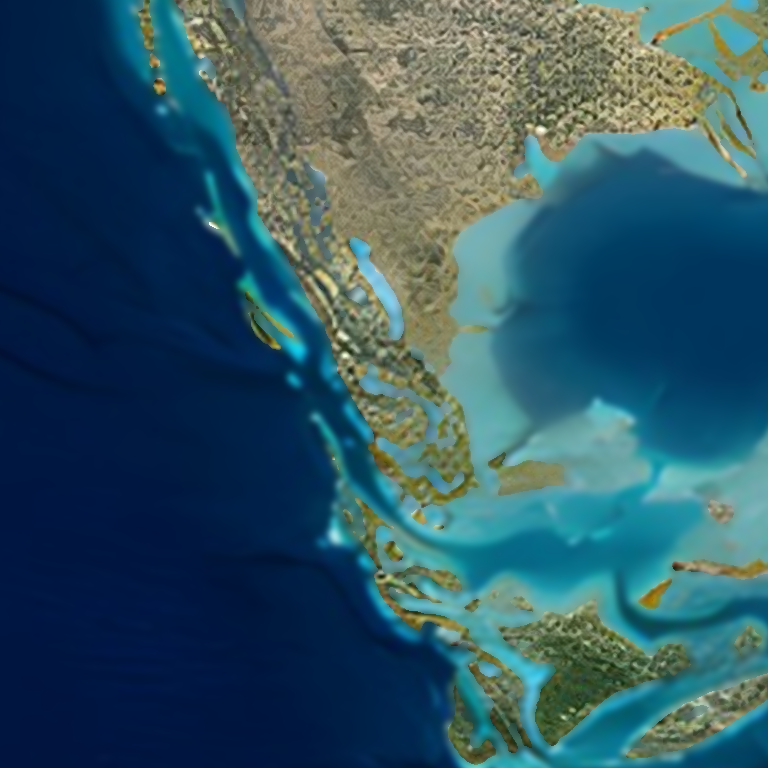
#> input picture texture_hybrid8k/impact-input.png, 768 x 768 px, given in place of impact-input.png.png, which was not available
$ python -i derive_maps.py   (imports and definitions only)   (older library calls are emulated)
#> lines starting #> are read from the running program, lines starting #| are printed output that depends on the picture; pictures that were not available may be replaced by others from this repository, and a replacement may not be noted
"""Derive aligned material maps from the three impact-first albedo images.

These are synthetic artistic material maps, not survey elevation or bathymetry.
Every output keeps the source image's exact dimensions and pixel registration.
"""
from pathlib import Path
import hashlib
import json
import sys

ROOT = Path(__file__).resolve().parent
sys.path.insert(0, str(ROOT.parents[1] / '.cache/texture-stitch-deps'))
import cv2
import numpy as np


def smoothstep(lo, hi, value):
    x = np.clip((value-lo)/(hi-lo), 0, 1)
    return x*x*(3-2*x)


def make_maps(name):
#> called with name = '../../texture_hybrid8k/impact-input.png'
    albedo = cv2.imread(str(ROOT / f'{name}.png'), cv2.IMREAD_COLOR)
#> albedo is the input picture: shape (768, 768, 3); mean B, G, R 100, 86.2, 48.5
    if albedo is None:
        raise FileNotFoundError(name)
    rgb = cv2.cvtColor(albedo, cv2.COLOR_BGR2RGB).astype(np.float32) / 255
    hsv = cv2.cvtColor(albedo, cv2.COLOR_BGR2HSV).astype(np.float32)
    r, g, b = rgb[..., 0], rgb[..., 1], rgb[..., 2]
    # Blue/cyan dominance identifies deep and shallow water while pale dry
    # land stays land. Blur gives shore pixels an honest intermediate value.
    cyan = np.minimum(g-r, b-r)
    blue = b-r
    water = np.maximum(smoothstep(0.035, 0.14, cyan), smoothstep(0.12, 0.32, blue))
    water *= 0.86 + 0.14 * smoothstep(30, 150, hsv[..., 1])
#> water: shape (768, 768) float32; min 0, max 1, mean 0.663
    water = cv2.GaussianBlur(water, (0, 0), 1.2)
    water = np.clip(water, 0, 1)
    land = 1-water
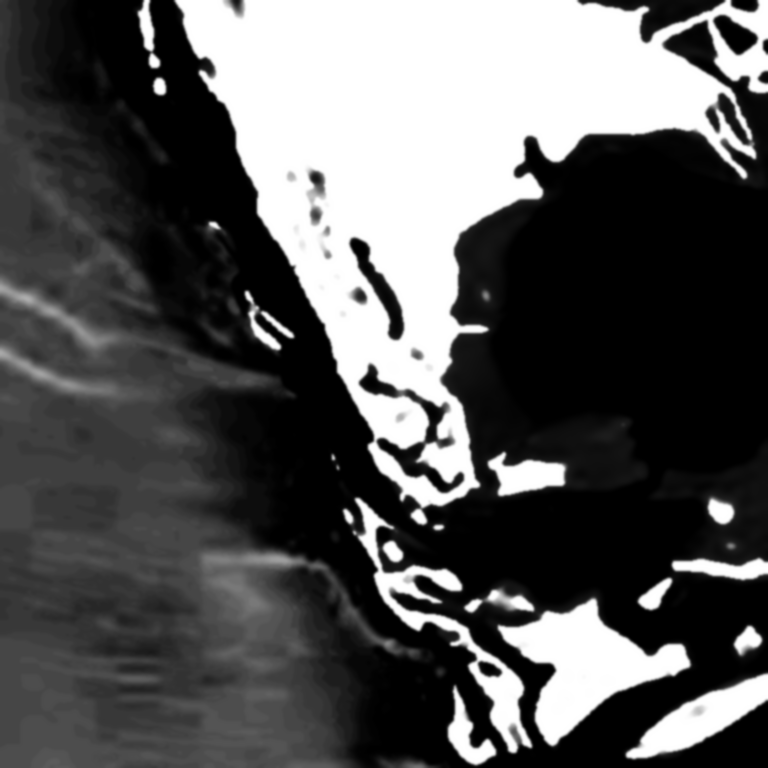
#> land: shape (768, 768) float32; min 0, max 1, mean 0.337

    lum = cv2.cvtColor(albedo, cv2.COLOR_BGR2GRAY).astype(np.float32)/255
    coarse = cv2.GaussianBlur(lum, (0, 0), max(4, min(albedo.shape[:2]) / 38))
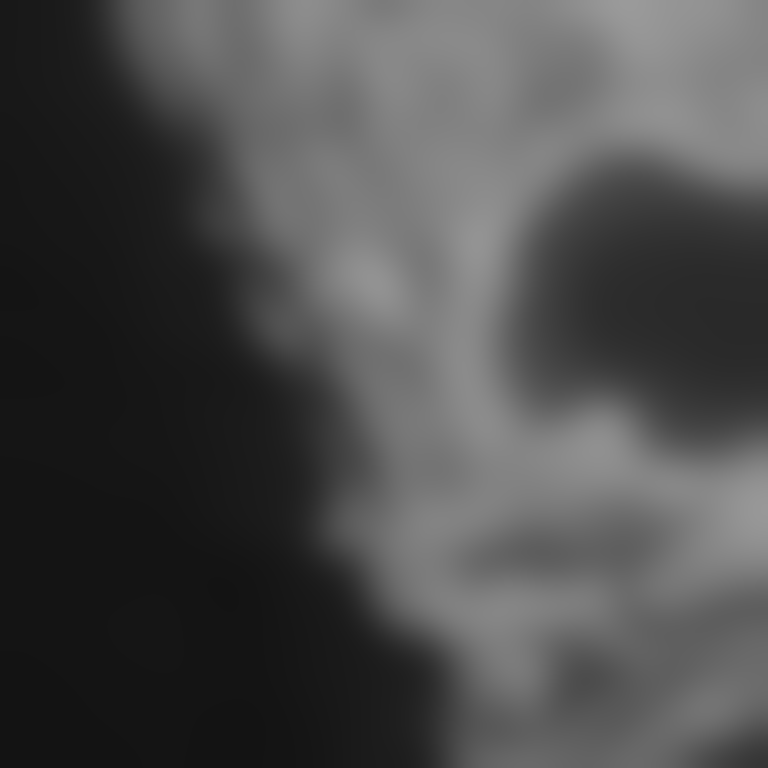
#> coarse: shape (768, 768) float32; min 0.0749, max 0.606, mean 0.3
    detail = np.abs(lum-cv2.GaussianBlur(lum, (0, 0), 1.25))
    edge = np.sqrt(cv2.Sobel(lum, cv2.CV_32F, 1, 0, ksize=3)**2 +
                   cv2.Sobel(lum, cv2.CV_32F, 0, 1, ksize=3)**2)
    # Synthetic land-only relief: broad brightness variation supplies slopes,
    # fine grain supplies only modest local relief; open water stays flat.
    height = land * np.clip(0.14 + 0.64*coarse + 0.55*detail + 0.22*edge, 0, 1)
    height = cv2.GaussianBlur(height, (0, 0), 0.55)
    height16 = np.round(height*65535).astype(np.uint16)
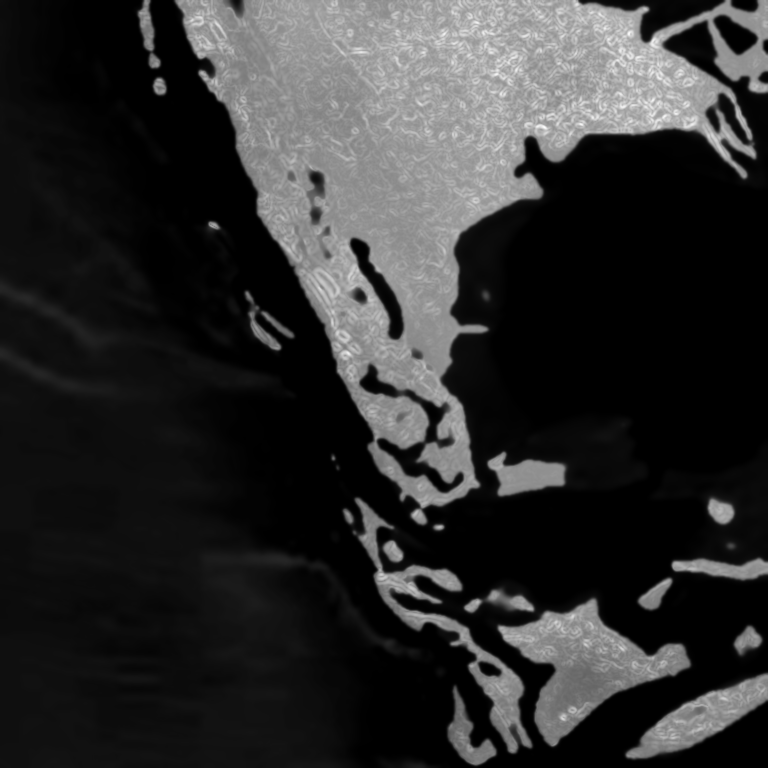
#> height16: shape (768, 768) uint16; min 0, max 56003, mean 10030.9; drawn with min black and max white
    dx = cv2.Sobel(height, cv2.CV_32F, 1, 0, ksize=3)
    dy = cv2.Sobel(height, cv2.CV_32F, 0, 1, ksize=3)
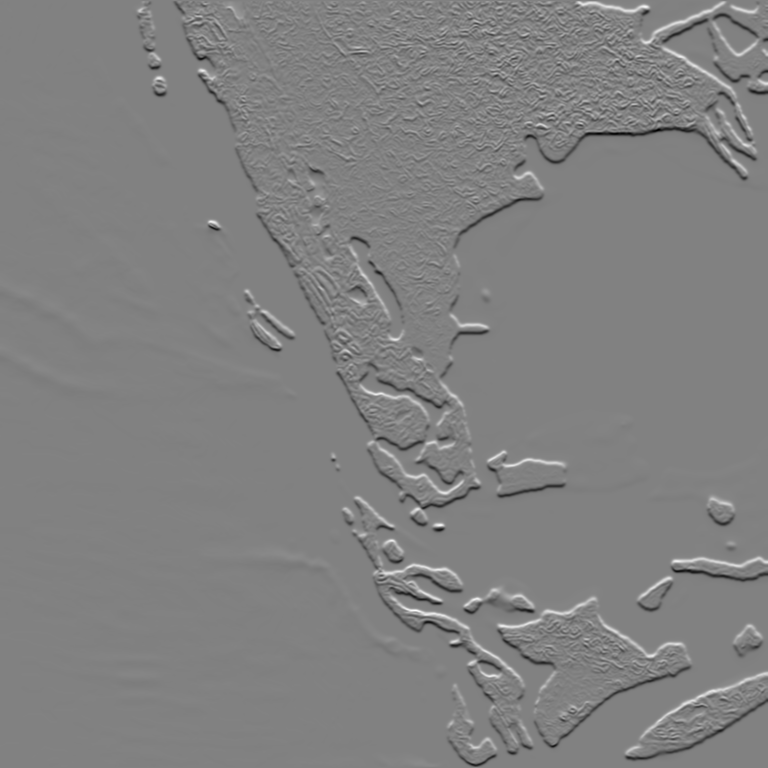
#> dy: shape (768, 768) float32; min -1.6, max 1.56, mean -0.00276; drawn with min black and max white
    normal = np.dstack((-dx*7.5, -dy*7.5, np.ones_like(height)))
    normal /= np.maximum(np.linalg.norm(normal, axis=2, keepdims=True), 1e-6)
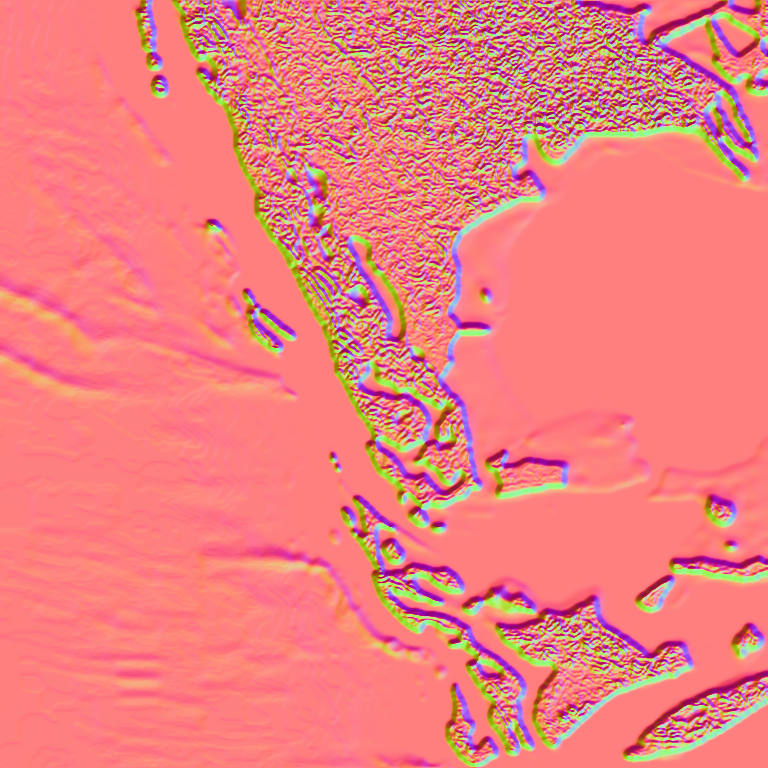
#> normal: shape (768, 768, 3) float32; mean of channels 0, 1, 2 0.00197, 0.00505, 0.876; drawn with min black and max white
    normal = np.round((normal*0.5+0.5)*255).astype(np.uint8)
    normal = cv2.cvtColor(normal, cv2.COLOR_RGB2BGR)

    # Water is smooth; sandy shelves and textured land scatter more light.
    shore = 4*water*(1-water)
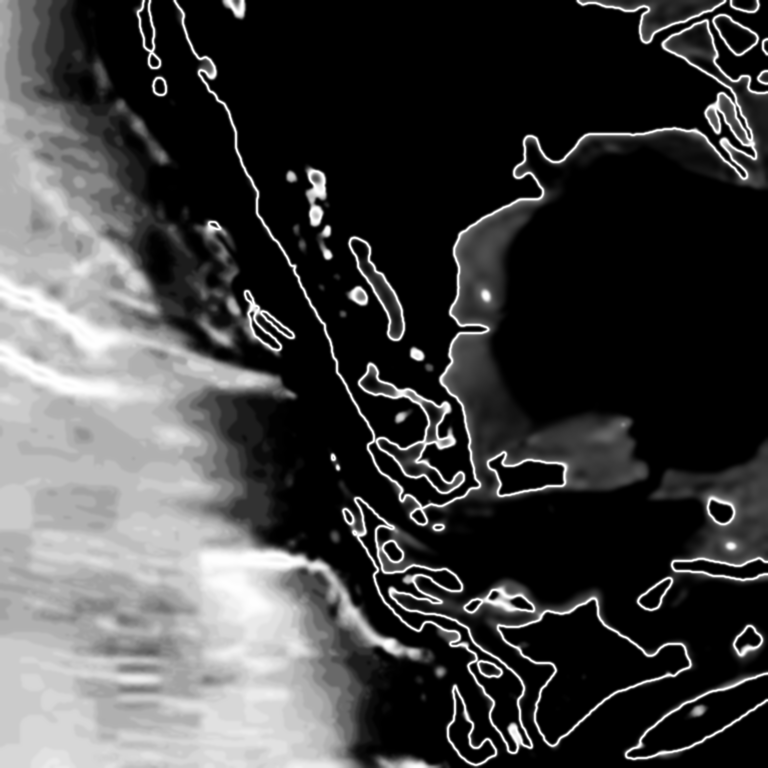
#> shore: shape (768, 768) float32; min 0, max 1, mean 0.258
    roughness = np.clip(0.08*water + land*(0.68 + 0.23*detail + 0.14*edge) + 0.26*shore, 0, 1)
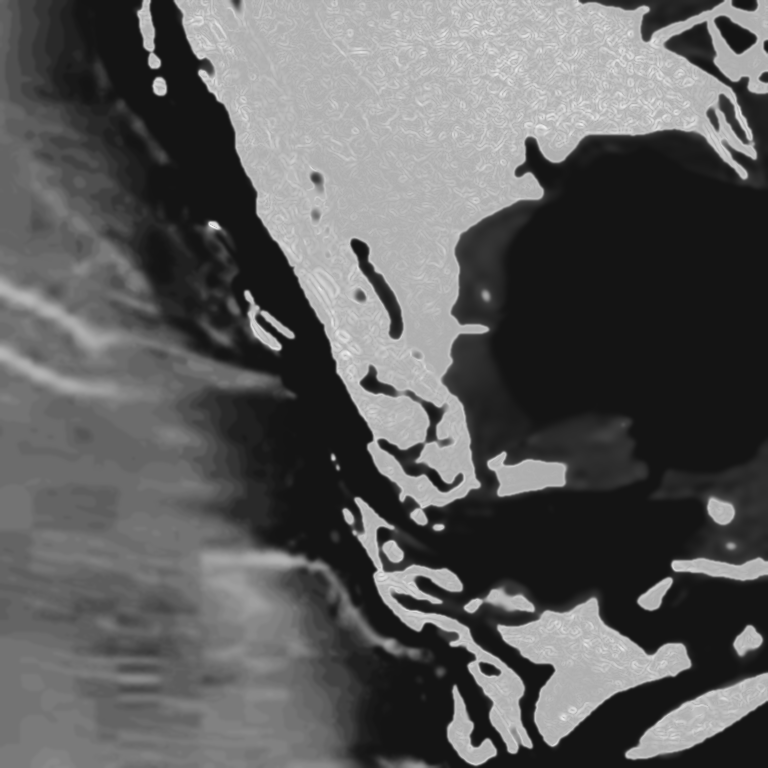
#> roughness: shape (768, 768) float32; min 0.08, max 0.969, mean 0.362
    roughness8 = np.round(roughness*255).astype(np.uint8)
    out = ROOT / 'maps'
    out.mkdir(exist_ok=True)
    cv2.imwrite(str(out / f'{name}-water.png'), np.round(water*255).astype(np.uint8))
    cv2.imwrite(str(out / f'{name}-roughness.png'), roughness8)
    cv2.imwrite(str(out / f'{name}-height.png'), height16)
    cv2.imwrite(str(out / f'{name}-normal.png'), normal)
    return {
        'name': name, 'size': [int(albedo.shape[1]), int(albedo.shape[0])],
        'water_fraction': float(np.mean(water > 0.5)),
        'height_range': [int(height16.min()), int(height16.max())],
        'roughness_range': [int(roughness8.min()), int(roughness8.max())]
    }


# [9 lines not run here, left out]

>>> result = make_maps('../../texture_hybrid8k/impact-input.png')
#> result = {'name': '../../texture_hybrid8k/impact-input.png', 'size': [768, 768], 'water_fraction': 0.733, 'height_range': [0, 56003], 'roughness_range': [20, 247]}

$ run again, on texture_hybrid8k/impact-generated.png
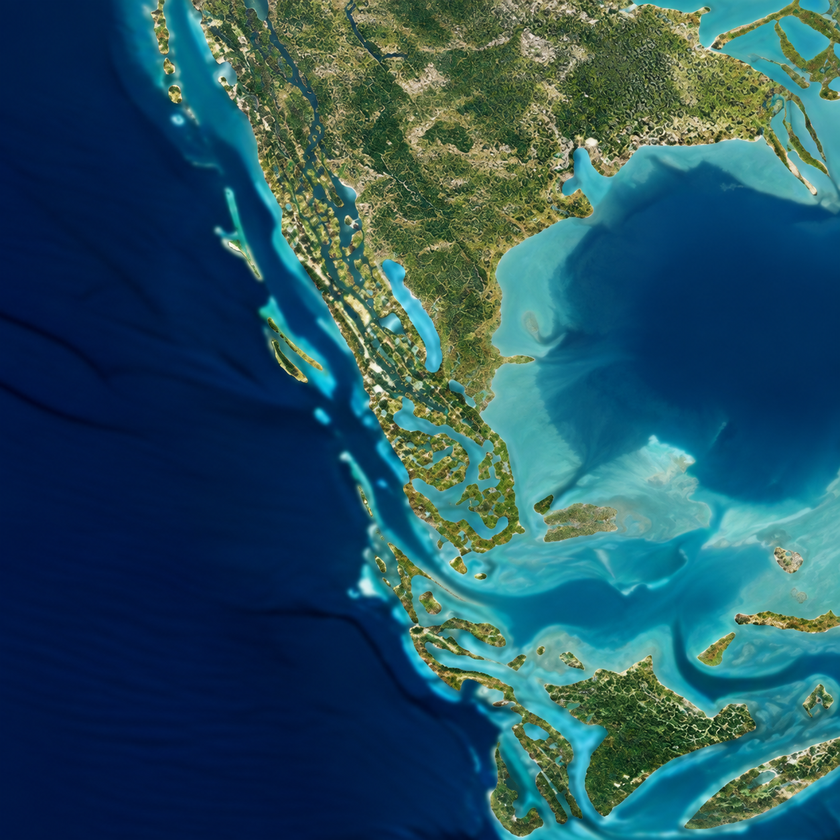
#> input picture texture_hybrid8k/impact-generated.png, 840 x 840 px, shrunk from 1254 x 1254 before the run, given in place of impact-generated.png.png, which was not available
#> in make_maps, albedo is the input picture: shape (840, 840, 3); mean B, G, R 96.5, 82.7, 38.6
#> in make_maps, `dy = cv2.Sobel(height, cv2.CV_32F, 0, 1, ksize=3)`:
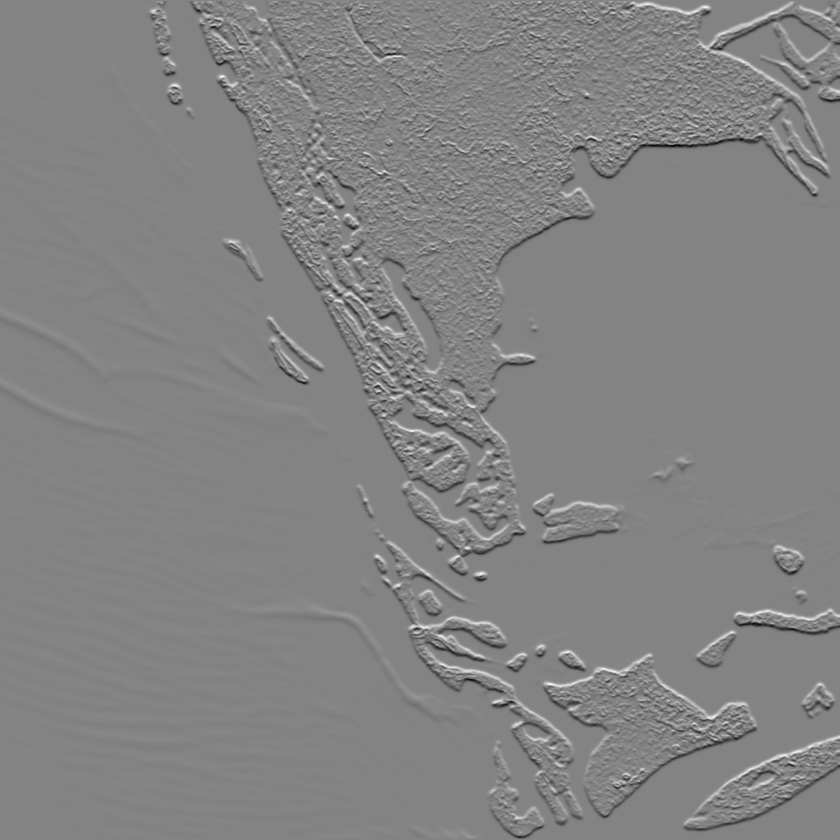
#> dy: shape (840, 840) float32; min -2.34, max 2.19, mean -0.00231; drawn with min black and max white
#> in make_maps, `normal /= np.maximum(np.linalg.norm(normal, axis=2, keepdims=True), 1e..`:
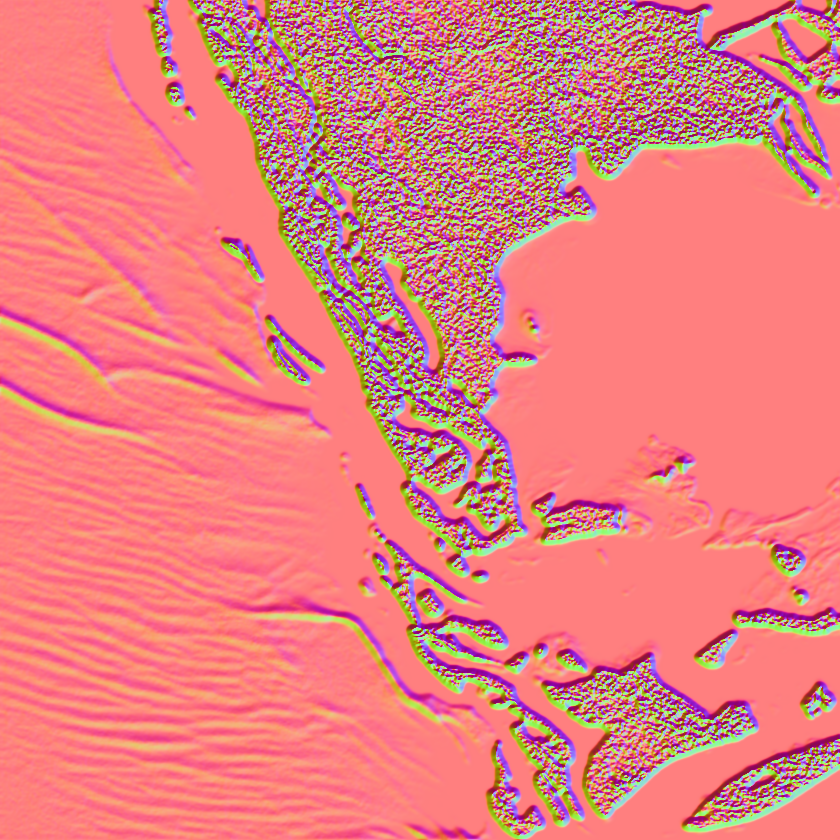
#> normal: shape (840, 840, 3) float32; mean of channels 0, 1, 2 0.00124, 0.00197, 0.815; drawn with min black and max white
#> result = 5 items
